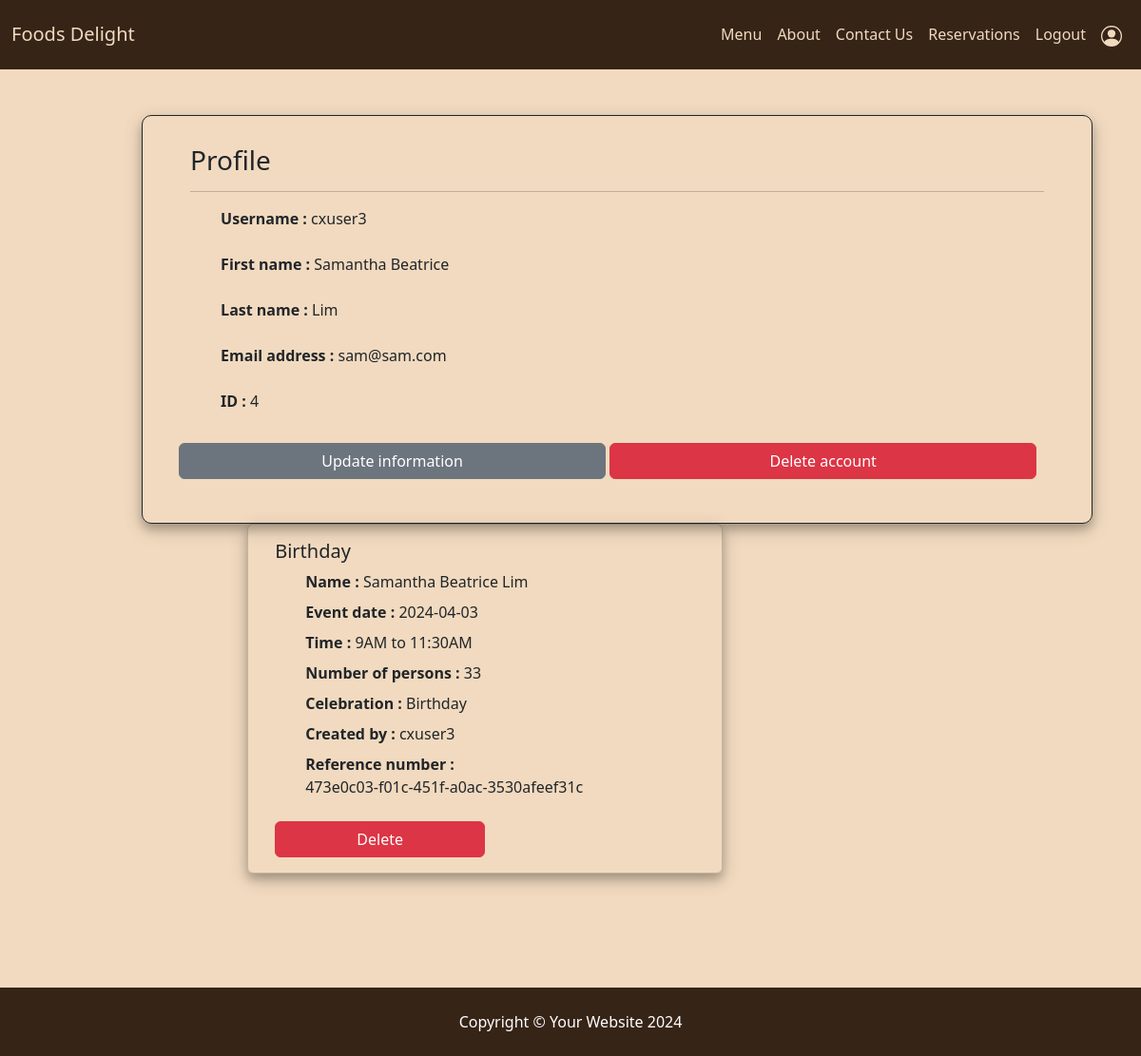
The app's page /profile/ (signed in) with its own data.
### WEBSITE/models.py (models this page shows, shortened)
class Reservation(models.Model):
    name = models.CharField(max_length = 100)
    phone =models.IntegerField()
    email = models.CharField(max_length = 100)
    type_of_celebration = models.CharField(max_length = 50)
    your_date = models.CharField(max_length = 50)
    your_time = models.CharField(max_length = 50)
    number_of_person = models.CharField(max_length = 50)
    random_number = models.CharField(max_length=36, default=uuid.uuid4, unique=True)
    created_by = models.ForeignKey(User, on_delete=models.CASCADE, null=True, blank=True, related_name= 'created')

### WEBSITE/views.py (the view)
# urls.py: path('profile/', views.user_profile, name='profile'),
def user_profile(request):
    if request.user.is_authenticated:
        reserved_table = Reservation.objects.all()
        return render(request, 'profile.html', {'reserved_table': reserved_table})
    else:
        return redirect('home')

### WEBSITE/templates/profile.html
{% extends 'base.html' %}
{% block content %}
<div class="container">
<div class="row py-5 px-2">
    <div class="profile-information col-4 " style="width: 90vmin;">
        <h3>Profile</h3>
        <hr>
        <ul>
            <li><strong>Username :</strong> {{request.user.username}}</li><br>
            <li><strong>First name :</strong> {{request.user.first_name}}</li><br>
            <li><strong>Last name :</strong> {{request.user.last_name}}</li><br>
            <li><strong>Email address :</strong> {{request.user.email}}</li><br>
            <li><strong>ID :</strong> {{request.user.id}}</li>
        </ul>
        <div class="row col-md-12" style="justify-content: space-evenly; display: inline;">
        <a class="btn btn-secondary col-sm-6 my-3" type="submit" href="{% url 'update_user' %}">Update information</a>
        <a class="btn btn-danger col-sm-6" type="submit" onclick="return confirm('Are you sure to DELETE this account?')" href="{% url 'delete_user' request.user.id %}">Delete account</a>
        </div>
    </div>
<div class="card" id="profilecard" style="width: 45vmin; background-color: transparent;">
{% for x in reserved_table %}
{% if request.user == x.created_by %}
<div class="card-body">
    <h5 class="card-title">{{x.type_of_celebration}}</h5>
    <ul>
        <li class="pb-2"><strong>Name : </strong>{{ x.name }}</li>
        <li class="pb-2"><strong>Event date : </strong>{{ x.your_date }}</li>
        <li class="pb-2"><strong>Time : </strong>{{ x.your_time }}</li>
        <li class="pb-2"><strong>Number of persons : </strong>{{ x.number_of_person }}</li>
        <li class="pb-2"><strong>Celebration : </strong>{{ x.type_of_celebration }}</li>
        <li class="pb-2"><strong>Created by : </strong>{{ x.created_by }}</li>
        <li class="pb-2"><strong>Reference number : </strong><br>{{ x.random_number }}</li>
    </ul>
        <a class="btn btn-danger col-sm-6" type="submit" onclick="return confirm('Are you sure to DELETE this account?')" href="{% url 'delete_reserve' x.random_number %}">Delete</a>
</div>
{% endif %}
{% endfor %}
</div>
</div>
</div>
{% endblock %}

### static/css/style.css (style rules this page uses)
* { margin: 0; padding: 0; }
li { list-style: none; position: relative; }
li::before { content: ""; background-color: #f1dabf; position: absolute; left: 0; bottom: 0.1rem; height: 3px; width: 0; transition: 0.3s ease-in-out; }
.row .profile-information { border: 1px solid; padding: 30px; box-shadow: 0 6px 10px 0 rgba(0, 0, 0, 0.2), 0 6px 20px 0 rgba(0, 0, 0, 0.19); border-radius: 10px; padding-left: 50px; padding-right: 50px; margin-left: 10vmin; height: fit-content; }
#profilecard { box-shadow: 0 6px 10px 0 rgba(0, 0, 0, 0.2), 0 6px 20px 0 rgba(0, 0, 0, 0.19); margin-left: 20vmin; }

### records on screen
Reservation: type_of_celebration "Birthday", name "Samantha Beatrice Lim", your_date "2024-04-03", your_time "9AM to 11:30AM", number_of_person "33", created_by "cxuser3", random_number "473e0c03-f01c-451f-a0ac-3530afeef31c"

### other values on screen
{{ request.user.username }} "cxuser3"
{{ request.user.first_name }} "Samantha Beatrice"
{{ request.user.last_name }} "Lim"
{{ request.user.email }} "sam@sam.com"
{{ request.user.id }} "4"
